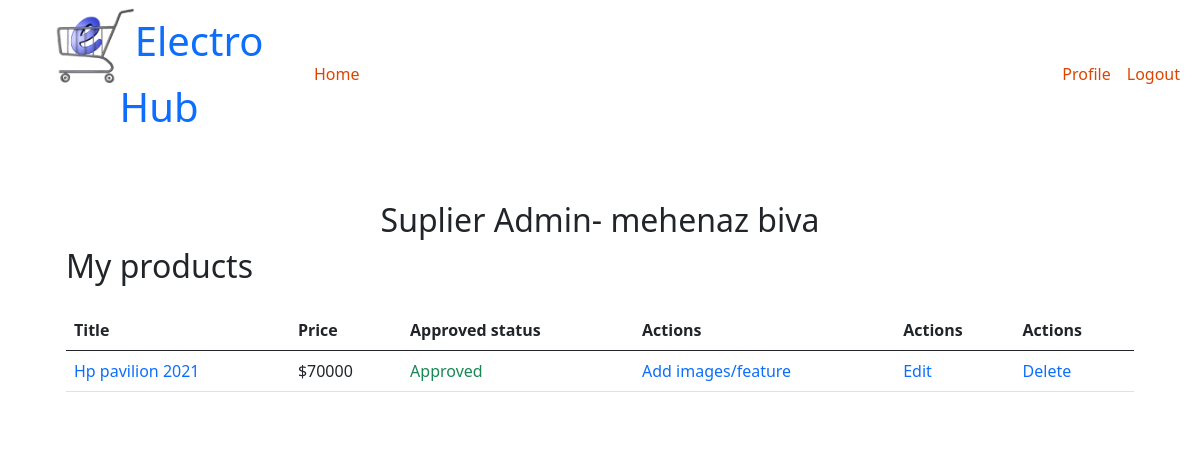
Page /seller/products/ (signed in) on the committed database.
### users/models.py (models this page shows, shortened)
class CustomUser(AbstractBaseUser, PermissionsMixin):
    email = LowercaseEmailField(_('email address'), unique=True)
    name = models.CharField(max_length=255)
    is_staff = models.BooleanField(default=False)
    is_active = models.BooleanField(default=True)
    is_customer = models.BooleanField(default=False)
    is_seller= models.BooleanField(default=False)
    date_joined = models.DateTimeField(default=timezone.now)
    phone=PhoneNumberField(default='+880')
    profession=models.CharField(max_length=500,default='')
    address = models.CharField(max_length=1000,default='')
    Company_name = models.CharField(max_length=250 ,default='')
    warehouse_location = models.CharField(max_length=1000 ,default='')
    goodstype=models.CharField(max_length=250 ,default='')
    images=models.ImageField(upload_to='profile/images' ,verbose_name='profile_pic',max_length=200,default='profile.jpg',blank=True)
    email_confirmed = models.BooleanField(default=False)
    class Meta:
        ordering=('-pk',)
    def post_images(self):
        return mark_safe('<img src="{}" width="100" hieght="100" />' .format(self.images.url))
    post_images.short_description='Profile picture'
    post_images.alow_tags=True
    class Types(models.TextChoices):
        CUSTOMER = "Customer", "CUSTOMER"
        SELLER = "Seller", "SELLER"
    types=list[Types.CUSTOMER]
    default_type = types
    type = MultiSelectField(choices=Types.choices, default=[], null=True, blank=True)
    USERNAME_FIELD = 'email'
    REQUIRED_FIELDS = []
    objects = CustomUserManager()

### shop/models.py (models this page shows, shortened)
class Product(models.Model):
    product_type=[
        ('New','New'),
        ('Latest','Latest')
    ]
    width=200
    height=200
    category = models.ForeignKey(Subcategory,related_name="products" ,on_delete=models.CASCADE)
    parent = models.ForeignKey('self', related_name='variants', on_delete=models.CASCADE, blank=True, null=True)
    name = models.CharField(max_length=200)
    slug=models.SlugField(max_length=50,unique=True)
    price = models.IntegerField(default=0)
    currency=models.CharField(max_length=50,default='', null=True ,blank=True)
    del_price=models.CharField(max_length=50,null=True,blank=True)
    offers_price=models.CharField(max_length=60,null=True,blank=True)
    product_type=models.CharField(max_length=70,null=True,blank=True,choices=product_type)
    stock = models.IntegerField(default=1,null=True,blank=True)
    description = models.TextField(verbose_name='description')
    image=models.ImageField(blank=True,upload_to='shop/product/images',width_field='width',height_field='height')
    suplier = models.ForeignKey(Seller, related_name='products',default='admin@gmail.com' ,on_delete=models.CASCADE)
    num_visits = models.IntegerField(default=0)
    last_visit = models.DateTimeField(blank=True, null=True)
    is_featured=models.BooleanField(default=False)
    date_created = models.DateTimeField(auto_now_add=True)
    is_approved=models.BooleanField(default=False)
    def post_images(self):
        return mark_safe('<img src="{}" width="100" hieght="100" />' .format(self.image.url))
    post_images.short_description='Profile picture'
    post_images.alow_tags=True

### seller/views.py (the view)
# urls.py: path('products/', Seller_Product, name='seller_Product'),
def Seller_Product(request):
    vendor = request.user
    products = vendor.products.all()
    return render(request, 'seller/seller_product.html', {'vendor': vendor, 'products': products})

### shop/context_processors.py (called while the page is built)
def main_categories(request):
    main_categories=Subcategory.objects.filter(parent=None).order_by('pk')
    main_1st=main_categories[0:2]
    main_2nd=main_categories[2:]
    info=MyShop.objects.all()
    return {'main_categories':main_categories,'main_1st':main_1st,'main_2nd':main_2nd ,'info':info}

### seller/templates/seller/seller_product.html (shortened to what this page needs)
{% extends 'seller_base.html'%}
{%block content%}
{% load crispy_forms_tags %}
<div class="container emp-profile">
   <center> <h2>Suplier Admin- {{vendor.name}}</h2></center>
            <form method="post">
                <div class="box">
                    <h2 class="is-size-3 mb-4">My products</h2>
                    {% if products %}
                        <table class="table is-fullwidth">
                            <thead>
                                <tr>
                                    <th>Title</th>
                                    <th>Price</th>
                                    <th>Approved status</th>
                                    <th>Actions</th>
                                    <th>Actions</th>
                                    <th>Actions</th>
                                </tr>
                            </thead>
                            <tbody>
                                {% for product in products %}
                                    <tr>
                                        <td><a href="{% url 'product_detail' product.category.slug product.slug %}">{{ product.name }}</a></td>
                                        <td>${{ product.price }}</td>
                                        {% if product.is_approved%}
                                        <td class='text-success font-weight-bold'>Approved</td>
                                        {%else%}
                                        <td class='text-warning font-weight-bold'>Processing</td>
                                        {%endif%}
                                        {% if images.image %}
                                        <td class='text-success font-weight-bold'><a href="{% url 'update_product'  product.slug %}">Add images/feature</a></td>
                                        {%else%}
                                        <td class='text-danger font-weight-bold'><a href="{% url 'update_product'  product.slug %}">Add images/feature</a></td>
                                        {%endif%}
                                        <td><a href="{% url 'edit_product'  product.slug %}">Edit</a></td>
                                        <td><a href="{% url 'delete_product'  product.slug %}">Delete</a></td>
                                    </tr>
                                {% endfor %}
                            </tbody>
                        </table>
                    {% else %}
                        <p>You don't have any products yet...</p>
                    {% endif %}
                </div>
            </form>
        </div>
{%endblock%}

### seller/templates/seller_base.html (style rules this page uses)
body { background-image: url('https://neilpatel.com/wp-content/uploads/2015/04/ecommerce.jpg'); height: 100%; width: 100%; overflow-y: scroll; }
a { text-decoration: none; }

### seller/templates/seller/seller_product.html (style rules this page uses)
.emp-profile { padding: 3%; margin-top: 1.5%; margin-bottom: 3%; border-radius: 0.5rem; background: #fff; }

### rows in the picture
CustomUser: name "mehenaz biva"
Product: name "Hp pavilion 2021", price "70000", is_approved "Approved"
